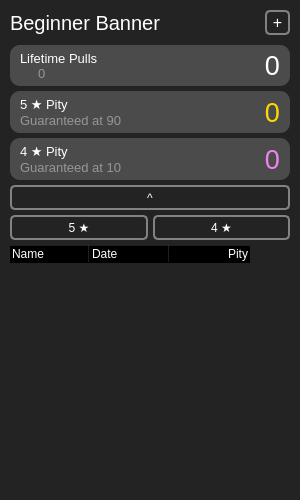
         <widget class="QFrame" name="beginnerBannerFrame">
          <property name="geometry">
           <rect>
            <x>940</x>
            <y>10</y>
            <width>300</width>
            <height>500</height>
           </rect>
          </property>
          <property name="sizePolicy">
           <sizepolicy hsizetype="Preferred" vsizetype="Preferred">
            <horstretch>0</horstretch>
            <verstretch>0</verstretch>
           </sizepolicy>
          </property>
          <property name="minimumSize">
           <size>
            <width>300</width>
            <height>215</height>
           </size>
          </property>
          <property name="maximumSize">
           <size>
            <width>300</width>
            <height>500</height>
           </size>
          </property>
          <property name="styleSheet">
           <string notr="true">QFrame {
	color: white;
	background-color: rgb(35, 35, 35);
	border-radius: 10px;
}</string>
          </property>
          <property name="frameShape">
           <enum>QFrame::NoFrame</enum>
          </property>
          <property name="frameShadow">
           <enum>QFrame::Raised</enum>
          </property>
          <layout class="QVBoxLayout" name="verticalLayout_11">
           <property name="spacing">
            <number>5</number>
           </property>
           <property name="leftMargin">
            <number>10</number>
           </property>
           <property name="topMargin">
            <number>10</number>
           </property>
           <property name="rightMargin">
            <number>10</number>
           </property>
           <property name="bottomMargin">
            <number>10</number>
           </property>
           <item>
            <widget class="QFrame" name="beginnerBannerFrame_Top">
             <property name="sizePolicy">
              <sizepolicy hsizetype="Preferred" vsizetype="Preferred">
               <horstretch>0</horstretch>
               <verstretch>0</verstretch>
              </sizepolicy>
             </property>
             <property name="minimumSize">
              <size>
               <width>0</width>
               <height>0</height>
              </size>
             </property>
             <property name="frameShape">
              <enum>QFrame::StyledPanel</enum>
             </property>
             <property name="frameShadow">
              <enum>QFrame::Raised</enum>
             </property>
             <layout class="QVBoxLayout" name="verticalLayout_12">
              <property name="spacing">
               <number>5</number>
              </property>
              <property name="leftMargin">
               <number>0</number>
              </property>
              <property name="topMargin">
               <number>0</number>
              </property>
              <property name="rightMargin">
               <number>0</number>
              </property>
              <property name="bottomMargin">
               <number>0</number>
              </property>
              <item>
               <widget class="QFrame" name="beginnerBannerFrame_1">
                <property name="styleSheet">
                 <string notr="true"/>
                </property>
                <property name="frameShape">
                 <enum>QFrame::StyledPanel</enum>
                </property>
                <property name="frameShadow">
                 <enum>QFrame::Raised</enum>
                </property>
                <layout class="QHBoxLayout" name="horizontalLayout_13">
                 <property name="spacing">
                  <number>5</number>
                 </property>
                 <property name="leftMargin">
                  <number>0</number>
                 </property>
                 <property name="topMargin">
                  <number>0</number>
                 </property>
                 <property name="rightMargin">
                  <number>0</number>
                 </property>
                 <property name="bottomMargin">
                  <number>5</number>
                 </property>
                 <item>
                  <widget class="QLabel" name="beginnerBannerLabel_1">
                   <property name="sizePolicy">
                    <sizepolicy hsizetype="Preferred" vsizetype="Preferred">
                     <horstretch>0</horstretch>
                     <verstretch>0</verstretch>
                    </sizepolicy>
                   </property>
                   <property name="font">
                    <font>
                     <family>MS Shell Dlg 2</family>
                     <pointsize>15</pointsize>
                     <weight>50</weight>
                     <bold>false</bold>
                     <kerning>true</kerning>
                    </font>
                   </property>
                   <property name="text">
                    <string>Beginner Banner</string>
                   </property>
                  </widget>
                 </item>
                 <item>
                  <widget class="QPushButton" name="beginnerBannerAddButton">
                   <property name="sizePolicy">
                    <sizepolicy hsizetype="Fixed" vsizetype="Fixed">
                     <horstretch>0</horstretch>
                     <verstretch>0</verstretch>
                    </sizepolicy>
                   </property>
                   <property name="minimumSize">
                    <size>
                     <width>25</width>
                     <height>25</height>
                    </size>
                   </property>
                   <property name="maximumSize">
                    <size>
                     <width>25</width>
                     <height>25</height>
                    </size>
                   </property>
                   <property name="font">
                    <font>
                     <pointsize>12</pointsize>
                     <weight>50</weight>
                     <bold>false</bold>
                    </font>
                   </property>
                   <property name="styleSheet">
                    <string notr="true">QPushButton {
    color: white;
    background-color: transparent;
	border-style: solid;
    border-width: 2px;
    border-radius: 5px;
    border-color:  rgb(130, 130, 130);
}
QPushButton:hover {
    background-color: rgba(255, 255, 255, 20);
	border-color: rgba(255, 255, 255, 255);
}
QPushButton:pressed {
	background-color: rgba(255, 255, 255, 60);
	border-color: rgba(255, 255, 255, 255);
}</string>
                   </property>
                   <property name="text">
                    <string>+</string>
                   </property>
                  </widget>
                 </item>
                </layout>
               </widget>
              </item>
              <item>
               <widget class="QFrame" name="beginnerBannerFrame_2">
                <property name="maximumSize">
                 <size>
                  <width>16777215</width>
                  <height>45</height>
                 </size>
                </property>
                <property name="styleSheet">
                 <string notr="true">QFrame {
	color: white;
	background-color: rgb(75, 75, 75);
	border-radius: 10px;
}</string>
                </property>
                <property name="frameShape">
                 <enum>QFrame::StyledPanel</enum>
                </property>
                <property name="frameShadow">
                 <enum>QFrame::Raised</enum>
                </property>
                <layout class="QHBoxLayout" name="horizontalLayout_14">
                 <property name="spacing">
                  <number>5</number>
                 </property>
                 <property name="leftMargin">
                  <number>10</number>
                 </property>
                 <property name="topMargin">
                  <number>5</number>
                 </property>
                 <property name="rightMargin">
                  <number>10</number>
                 </property>
                 <property name="bottomMargin">
                  <number>5</number>
                 </property>
                 <item>
                  <layout class="QVBoxLayout" name="beginnerBannerVLayout_2">
                   <property name="spacing">
                    <number>0</number>
                   </property>
                   <item>
                    <widget class="QLabel" name="beginnerBannerLabel_2_1">
                     <property name="font">
                      <font>
                       <pointsize>10</pointsize>
                      </font>
                     </property>
                     <property name="text">
                      <string>Lifetime Pulls</string>
                     </property>
                    </widget>
                   </item>
                   <item>
                    <layout class="QHBoxLayout" name="beginnerBannerVLayout_2_1">
                     <property name="spacing">
                      <number>4</number>
                     </property>
                     <item>
                      <widget class="QLabel" name="beginnerBannerLabel_2_1_1">
                       <property name="sizePolicy">
                        <sizepolicy hsizetype="Fixed" vsizetype="Fixed">
                         <horstretch>0</horstretch>
                         <verstretch>0</verstretch>
                        </sizepolicy>
                       </property>
                       <property name="minimumSize">
                        <size>
                         <width>14</width>
                         <height>14</height>
                        </size>
                       </property>
                       <property name="maximumSize">
                        <size>
                         <width>14</width>
                         <height>14</height>
                        </size>
                       </property>
                       <property name="text">
                        <string/>
                       </property>
                       <property name="pixmap">
                        <pixmap>icons/primogem.png</pixmap>
                       </property>
                       <property name="scaledContents">
                        <bool>true</bool>
                       </property>
                      </widget>
                     </item>
                     <item>
                      <widget class="QLabel" name="beginnerBannerLabel_2_1_2">
                       <property name="font">
                        <font>
                         <pointsize>10</pointsize>
                        </font>
                       </property>
                       <property name="styleSheet">
                        <string notr="true">QLabel {
	color :  rgb(150, 150, 150);
}</string>
                       </property>
                       <property name="text">
                        <string>0</string>
                       </property>
                      </widget>
                     </item>
                    </layout>
                   </item>
                  </layout>
                 </item>
                 <item>
                  <widget class="QLabel" name="beginnerBannerLabel_2_3">
                   <property name="font">
                    <font>
                     <pointsize>20</pointsize>
                    </font>
                   </property>
                   <property name="text">
                    <string>0</string>
                   </property>
                   <property name="alignment">
                    <set>Qt::AlignRight|Qt::AlignTrailing|Qt::AlignVCenter</set>
                   </property>
                  </widget>
                 </item>
                </layout>
               </widget>
              </item>
              <item>
               <widget class="QFrame" name="beginnerBannerFrame_3">
                <property name="maximumSize">
                 <size>
                  <width>16777215</width>
                  <height>45</height>
                 </size>
                </property>
                <property name="styleSheet">
                 <string notr="true">QFrame {
	color: white;
	background-color: rgb(75, 75, 75);
	border-radius: 10px;
}</string>
                </property>
                <property name="frameShape">
                 <enum>QFrame::StyledPanel</enum>
                </property>
                <property name="frameShadow">
                 <enum>QFrame::Raised</enum>
                </property>
                <layout class="QHBoxLayout" name="horizontalLayout_15">
                 <property name="spacing">
                  <number>5</number>
                 </property>
                 <property name="leftMargin">
                  <number>10</number>
                 </property>
                 <property name="topMargin">
                  <number>5</number>
                 </property>
                 <property name="rightMargin">
                  <number>10</number>
                 </property>
                 <property name="bottomMargin">
                  <number>5</number>
                 </property>
                 <item>
                  <layout class="QVBoxLayout" name="beginnerBannerVLayout_3">
                   <property name="spacing">
                    <number>0</number>
                   </property>
                   <item>
                    <widget class="QLabel" name="beginnerBannerLabel_3_1">
                     <property name="font">
                      <font>
                       <family>MS Shell Dlg 2</family>
                       <pointsize>10</pointsize>
                      </font>
                     </property>
                     <property name="text">
                      <string>5 ★ Pity</string>
                     </property>
                    </widget>
                   </item>
                   <item>
                    <widget class="QLabel" name="beginnerBannerLabel_3_2">
                     <property name="font">
                      <font>
                       <pointsize>10</pointsize>
                       <italic>false</italic>
                       <underline>false</underline>
                       <strikeout>false</strikeout>
                      </font>
                     </property>
                     <property name="styleSheet">
                      <string notr="true">QLabel {
	color :  rgb(150, 150, 150);
}</string>
                     </property>
                     <property name="text">
                      <string>Guaranteed at 90</string>
                     </property>
                    </widget>
                   </item>
                  </layout>
                 </item>
                 <item>
                  <widget class="QLabel" name="beginnerBannerLabel_3_3">
                   <property name="font">
                    <font>
                     <pointsize>20</pointsize>
                    </font>
                   </property>
                   <property name="styleSheet">
                    <string notr="true">QLabel{
color : gold; }</string>
                   </property>
                   <property name="text">
                    <string>0</string>
                   </property>
                   <property name="alignment">
                    <set>Qt::AlignRight|Qt::AlignTrailing|Qt::AlignVCenter</set>
                   </property>
                  </widget>
                 </item>
                </layout>
               </widget>
              </item>
              <item>
               <widget class="QFrame" name="beginnerBannerFrame_4">
                <property name="maximumSize">
                 <size>
                  <width>16777215</width>
                  <height>45</height>
                 </size>
                </property>
                <property name="styleSheet">
                 <string notr="true">QFrame {
	color: white;
	background-color: rgb(75, 75, 75);
	border-radius: 10px;
}</string>
                </property>
                <property name="frameShape">
                 <enum>QFrame::StyledPanel</enum>
                </property>
                <property name="frameShadow">
                 <enum>QFrame::Raised</enum>
                </property>
                <layout class="QHBoxLayout" name="horizontalLayout_16">
                 <property name="spacing">
                  <number>5</number>
                 </property>
                 <property name="leftMargin">
                  <number>10</number>
                 </property>
                 <property name="topMargin">
                  <number>5</number>
                 </property>
                 <property name="rightMargin">
                  <number>10</number>
                 </property>
                 <property name="bottomMargin">
                  <number>5</number>
                 </property>
                 <item>
                  <layout class="QVBoxLayout" name="beginnerBannerVLayout_4">
                   <property name="spacing">
                    <number>0</number>
                   </property>
                   <item>
                    <widget class="QLabel" name="beginnerBannerLabel_4_1">
                     <property name="font">
                      <font>
                       <pointsize>10</pointsize>
                      </font>
                     </property>
                     <property name="text">
                      <string>4 ★ Pity</string>
                     </property>
                    </widget>
                   </item>
                   <item>
                    <widget class="QLabel" name="beginnerBannerLabel_4_2">
                     <property name="font">
                      <font>
                       <pointsize>10</pointsize>
                      </font>
                     </property>
                     <property name="styleSheet">
                      <string notr="true">QLabel {
	color :  rgb(150, 150, 150);
}</string>
                     </property>
                     <property name="text">
                      <string>Guaranteed at 10</string>
                     </property>
                    </widget>
                   </item>
                  </layout>
                 </item>
                 <item>
                  <widget class="QLabel" name="beginnerBannerLabel_4_3">
                   <property name="font">
                    <font>
                     <pointsize>20</pointsize>
                    </font>
                   </property>
                   <property name="styleSheet">
                    <string notr="true">QLabel{
color : violet; }</string>
                   </property>
                   <property name="text">
                    <string>0</string>
                   </property>
                   <property name="alignment">
                    <set>Qt::AlignRight|Qt::AlignTrailing|Qt::AlignVCenter</set>
                   </property>
                  </widget>
                 </item>
                </layout>
               </widget>
              </item>
              <item>
               <widget class="QPushButton" name="beginnerBannerTableButton">
                <property name="minimumSize">
                 <size>
                  <width>0</width>
                  <height>25</height>
                 </size>
                </property>
                <property name="styleSheet">
                 <string notr="true">QPushButton {
    color: white;
    background-color: transparent;
	border-style: solid;
    border-width: 2px;
    border-radius: 5px;
    border-color:  rgb(130, 130, 130);
}
QPushButton:hover {
    background-color: rgba(255, 255, 255, 20);
	border-color: rgba(255, 255, 255, 255);
}
QPushButton:pressed {
	background-color: rgba(255, 255, 255, 60);
	border-color: rgba(255, 255, 255, 255);
}</string>
                </property>
                <property name="text">
                 <string>^</string>
                </property>
                <property name="flat">
                 <bool>false</bool>
                </property>
               </widget>
              </item>
             </layout>
            </widget>
           </item>
           <item>
            <widget class="QFrame" name="beginnerBannerFrame_Bottom">
             <property name="enabled">
              <bool>true</bool>
             </property>
             <property name="sizePolicy">
              <sizepolicy hsizetype="Preferred" vsizetype="Expanding">
               <horstretch>0</horstretch>
               <verstretch>0</verstretch>
              </sizepolicy>
             </property>
             <property name="frameShape">
              <enum>QFrame::StyledPanel</enum>
             </property>
             <property name="frameShadow">
              <enum>QFrame::Raised</enum>
             </property>
             <layout class="QVBoxLayout" name="verticalLayout_13">
              <property name="spacing">
               <number>5</number>
              </property>
              <property name="leftMargin">
               <number>0</number>
              </property>
              <property name="topMargin">
               <number>0</number>
              </property>
              <property name="rightMargin">
               <number>0</number>
              </property>
              <property name="bottomMargin">
               <number>0</number>
              </property>
              <item>
               <layout class="QHBoxLayout" name="beginnerBannerHLayout_5">
                <property name="spacing">
                 <number>5</number>
                </property>
                <item>
                 <widget class="QPushButton" name="beginnerBannerFiveStarButton">
                  <property name="minimumSize">
                   <size>
                    <width>0</width>
                    <height>25</height>
                   </size>
                  </property>
                  <property name="styleSheet">
                   <string notr="true">QPushButton {
    color: white;
    background-color: transparent;
	border-style: solid;
    border-width: 2px;
    border-radius: 5px;
    border-color:  rgb(130, 130, 130);
}
QPushButton:hover {
    background-color: rgba(255, 255, 255, 20);
	border-color: rgba(255, 255, 255, 255);
}
QPushButton:pressed {
	background-color: rgba(255, 255, 255, 60);
	border-color: rgba(255, 255, 255, 255);
}
QPushButton:checked {
	color: rgb(10, 10, 10);
    background-color: gold;
	border-color: rgba(255, 255, 255, 255);
}</string>
                  </property>
                  <property name="text">
                   <string>5 ★</string>
                  </property>
                  <property name="checkable">
                   <bool>true</bool>
                  </property>
                 </widget>
                </item>
                <item>
                 <widget class="QPushButton" name="beginnerBannerFourStarButton">
                  <property name="minimumSize">
                   <size>
                    <width>0</width>
                    <height>25</height>
                   </size>
                  </property>
                  <property name="styleSheet">
                   <string notr="true">QPushButton {
    color: white;
    background-color: transparent;
	border-style: solid;
    border-width: 2px;
    border-radius: 5px;
    border-color:  rgb(130, 130, 130);
}
QPushButton:hover {
    background-color: rgba(255, 255, 255, 20);
	border-color: rgba(255, 255, 255, 255);
}
QPushButton:pressed {
	background-color: rgba(255, 255, 255, 60);
	border-color: rgba(255, 255, 255, 255);
}
QPushButton:checked {
	color: rgb(10, 10, 10);
    background-color: violet;
	border-color: rgba(255, 255, 255, 255);
}</string>
                  </property>
                  <property name="text">
                   <string>4 ★</string>
                  </property>
                  <property name="checkable">
                   <bool>true</bool>
                  </property>
                 </widget>
                </item>
               </layout>
              </item>
              <item>
               <widget class="QTableWidget" name="beginnerBannerTableWidget">
                <property name="minimumSize">
                 <size>
                  <width>0</width>
                  <height>241</height>
                 </size>
                </property>
                <property name="font">
                 <font>
                  <pointsize>8</pointsize>
                 </font>
                </property>
                <property name="styleSheet">
                 <string notr="true">QTableWidget {
	border-radius: 0px;
	background-color: transparent;
}
QTableWidget::item {
	border-top: 1px solid rgb(130, 130, 130);
	color: white;
}
QHeaderView::section {
	color: white;
	background-color: transparent;
}
QHeaderView {
	background-color: transparent;
}
QTableCornerButton::section {
	background-color: transparent;
}</string>
                </property>
                <property name="frameShape">
                 <enum>QFrame::NoFrame</enum>
                </property>
                <property name="verticalScrollBarPolicy">
                 <enum>Qt::ScrollBarAsNeeded</enum>
                </property>
                <property name="horizontalScrollBarPolicy">
                 <enum>Qt::ScrollBarAlwaysOff</enum>
                </property>
                <property name="editTriggers">
                 <set>QAbstractItemView::NoEditTriggers</set>
                </property>
                <property name="alternatingRowColors">
                 <bool>false</bool>
                </property>
                <property name="selectionBehavior">
                 <enum>QAbstractItemView::SelectRows</enum>
                </property>
                <property name="showGrid">
                 <bool>false</bool>
                </property>
                <property name="gridStyle">
                 <enum>Qt::SolidLine</enum>
                </property>
                <property name="sortingEnabled">
                 <bool>true</bool>
                </property>
                <property name="wordWrap">
                 <bool>true</bool>
                </property>
                <property name="cornerButtonEnabled">
                 <bool>false</bool>
                </property>
                <property name="rowCount">
                 <number>0</number>
                </property>
                <attribute name="horizontalHeaderVisible">
                 <bool>true</bool>
                </attribute>
                <attribute name="horizontalHeaderDefaultSectionSize">
                 <number>80</number>
                </attribute>
                <attribute name="horizontalHeaderMinimumSectionSize">
                 <number>5</number>
                </attribute>
                <attribute name="horizontalHeaderShowSortIndicator" stdset="0">
                 <bool>true</bool>
                </attribute>
                <attribute name="horizontalHeaderStretchLastSection">
                 <bool>false</bool>
                </attribute>
                <attribute name="verticalHeaderVisible">
                 <bool>false</bool>
                </attribute>
                <column>
                 <property name="text">
                  <string>Name</string>
                 </property>
                 <property name="textAlignment">
                  <set>AlignLeading|AlignBottom</set>
                 </property>
                </column>
                <column>
                 <property name="text">
                  <string>Date</string>
                 </property>
                 <property name="textAlignment">
                  <set>AlignLeading|AlignBottom</set>
                 </property>
                </column>
                <column>
                 <property name="text">
                  <string>Pity</string>
                 </property>
                 <property name="textAlignment">
                  <set>AlignTrailing|AlignVCenter</set>
                 </property>
                </column>
               </widget>
              </item>
             </layout>
            </widget>
           </item>
          </layout>
         </widget>
